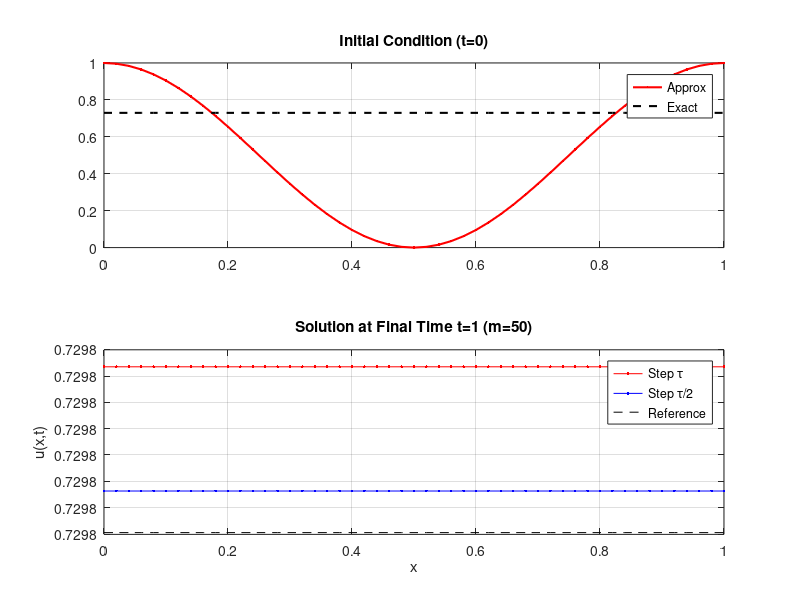
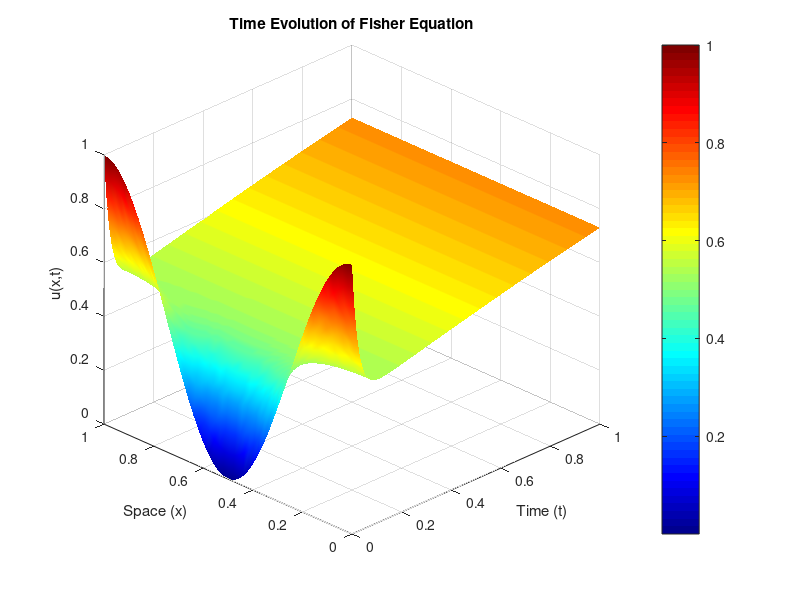

Reproduce these figures in MATLAB, in order.
function fisher_rosenbrock_solver()
% FISHER_ROSENBROCK_SOLVER
% Solves the Fisher-KPP reaction-diffusion equation using a 
% semi-implicit Rosenbrock method (1-stage) to handle stiffness.
%
% Equation: du/dt = d^2u/dx^2 + u(1-u)
% BCs: Neumann (Zero flux)
% IC: u(x,0) = cos(pi*x)^2

    % --- PARAMETERS ---
    % Grid resolution (Space)
    m = 50; 
    % Time steps
    n = 200; 
    
    fprintf('Running simulation with m=%d spatial steps and n=%d time steps...\n', m, n);

    % --- REFERENCE SOLUTION (High Resolution) ---
    N_ref = 10000;
    Solu_ex = solve_method(m, N_ref);
    uex = Solu_ex(:, end); % Solution at T=1

    % --- APPROXIMATION 1 (Step = tau) ---
    Solu_tau = solve_method(m, n);
    u_tau = Solu_tau(:, end);
    
    % --- APPROXIMATION 2 (Step = tau/2) ---
    Solu_tau2 = solve_method(m, 2*n);
    u_tau2 = Solu_tau2(:, end);

    % --- VISUALIZATION ---
    plot_2d_comparison(Solu_tau, Solu_tau2, uex, m, n);
    plot_3d_surface(n, m, Solu_tau);

    % --- ERROR ANALYSIS (FIXED: Convert sparse to full) ---
    e_tau = full(max(abs(u_tau - uex)));   % <--- FIX AQUÍ
    e_tau2 = full(max(abs(u_tau2 - uex))); % <--- FIX AQUÍ
    
    % Empirical Order of Convergence (p)
    p_emp = log(e_tau / e_tau2) / log(2);
    
    fprintf('------------------------------------------------\n');
    fprintf('Error (tau)   : %.4e\n', e_tau);
    fprintf('Error (tau/2) : %.4e\n', e_tau2);
    fprintf('Empirical Order (p): %.4f\n', p_emp);
    fprintf('------------------------------------------------\n');

    % Save results to file
    export_results(Solu_tau, e_tau, m, n);
end

% ---------------------------------------------------------
% --- CORE SOLVER FUNCTION ---
% ---------------------------------------------------------
function Solu = solve_method(m, n)
    h = 1/m;
    x = linspace(0, 1, m+1)';
    tau = 1/n;
    
    % Initial Condition
    W = (cos(pi .* x)).^2;
    
    % Sparse Matrix Construction (Neumann BCs included)
    e = ones(m+1, 1);
    D = spdiags([e -2*e e], -1:1, m+1, m+1);
    
    % Boundary adjustments (Neumann)
    D(1,2) = D(1,2) + 1;
    D(m+1,m) = D(m+1,m) + 1;
    
    Dh = (1/h^2) * D; % Laplacian Operator
    
    % Pre-allocation
    Solu = sparse(m+1, n+1);
    Solu(:,1) = W;
    
    % Time Integration Loop (Rosenbrock)
    JG = sparse(m+1, m+1);
    I = eye(size(Dh));
    
    for j = 1:n
        % Reaction term G(u) = u(1-u)
        G = W .* (1 - W);
        
        % Jacobian of Reaction Term: J_G = 1 - 2u
        for i = 1:m+1
             JG(i,i) = 1 - 2*W(i);
        end
        
        % Linear System System: (I - tau/2 * J) * K = tau * F(u)
        % J = Dh + JG
        A = I - (tau/2) * (Dh + JG);
        B = tau * (Dh * W + G);
        
        % Solve Linear System
        K = A \ B;
        
        % Update
        W = W + K;
        Solu(:,j+1) = W;
    end
end

% ---------------------------------------------------------
% --- HELPER FUNCTIONS ---
% ---------------------------------------------------------

function plot_2d_comparison(Solu_tau, Solu_tau2, uex, m, n)
    x = linspace(0, 1, m+1);
    figure('Name', '2D Solutions', 'Color', 'w');
    subplot(2,1,1);
    plot(x, Solu_tau(:,1), 'r.-', 'LineWidth', 1.5); hold on;
    plot(x, uex, 'k--', 'LineWidth', 1.5);
    title('Initial Condition (t=0)'); legend('Approx', 'Exact'); grid on;
    
    subplot(2,1,2);
    plot(x, Solu_tau(:,end), 'r.-', 'DisplayName', 'Step \tau'); hold on;
    plot(x, Solu_tau2(:,end), 'b.-', 'DisplayName', 'Step \tau/2');
    plot(x, uex, 'k--', 'DisplayName', 'Reference');
    title(sprintf('Solution at Final Time t=1 (m=%d)', m));
    legend; xlabel('x'); ylabel('u(x,t)'); grid on;
end

function plot_3d_surface(n, m, Solu_tau)
    t = linspace(0, 1, n+1);
    x = linspace(0, 1, m+1);
    [T, X] = meshgrid(t, x);
    
    figure('Name', '3D Evolution', 'Color', 'w');
    surf(T, X, full(Solu_tau)); % Use full() for plotting sparse matrices
    xlabel('Time (t)'); ylabel('Space (x)'); zlabel('u(x,t)');
    title('Time Evolution of Fisher Equation');
    shading interp; colormap jet; colorbar;
    view(-45, 30);
end

function export_results(Solu, error_abs, m, n) 
    % No es necesario guardar todos los puntos si no quieres
    fid = fopen('simulation_results.txt', 'w');
    fprintf(fid, 'Fisher Equation Simulation Results\n');
    fprintf(fid, 'Grid: %dx%d, Max Error: %.4e\n', m, n, full(error_abs));
    fclose(fid);
end